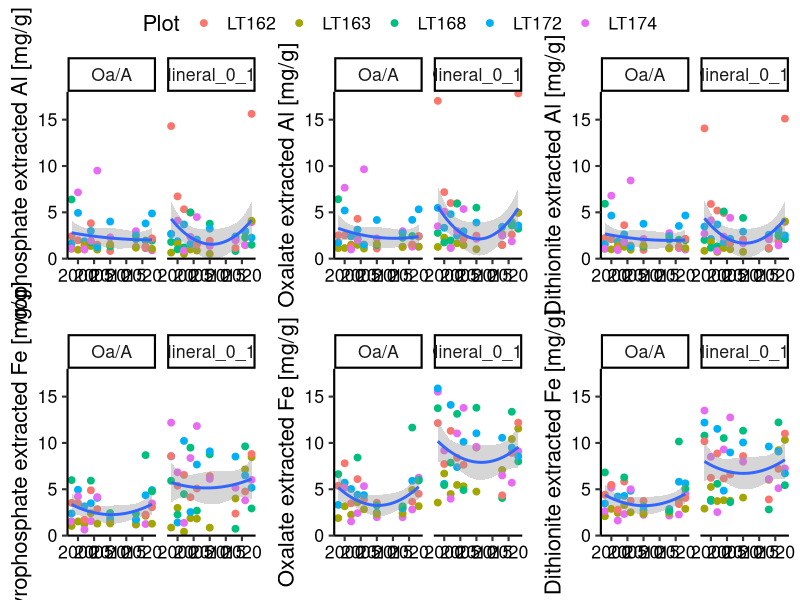
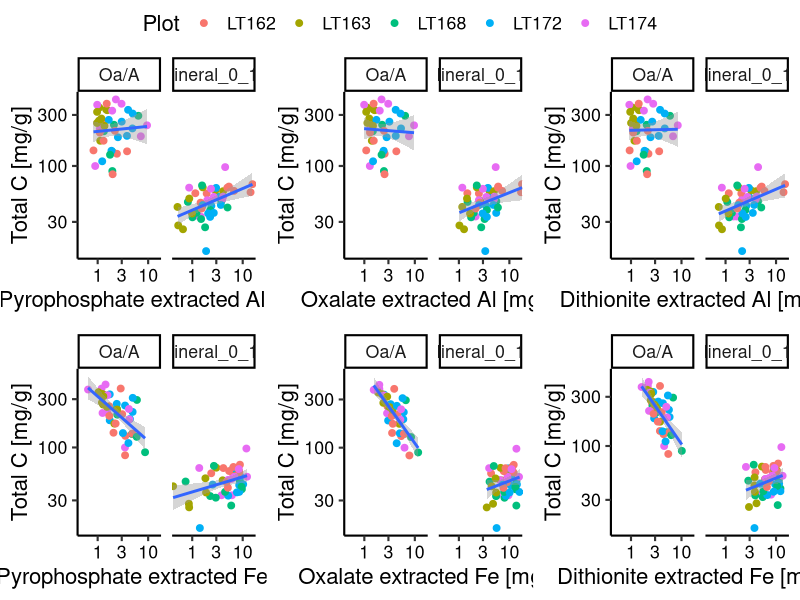
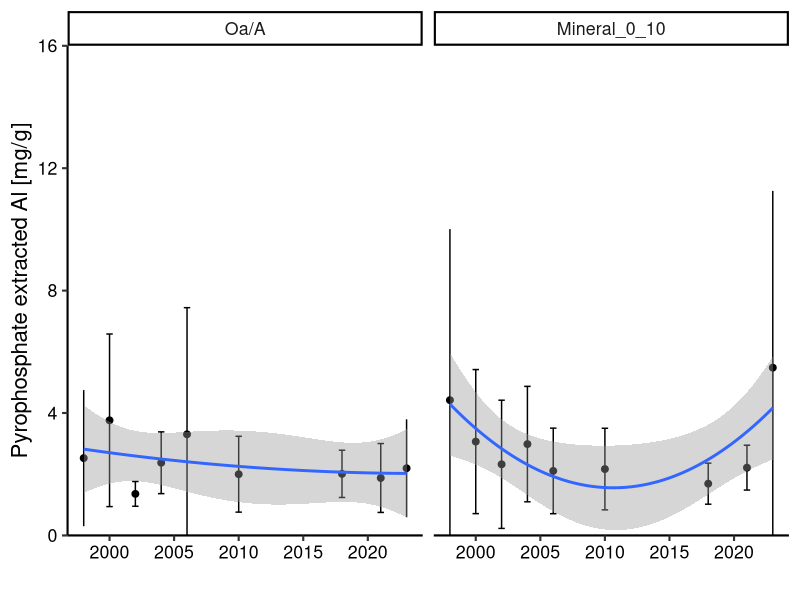
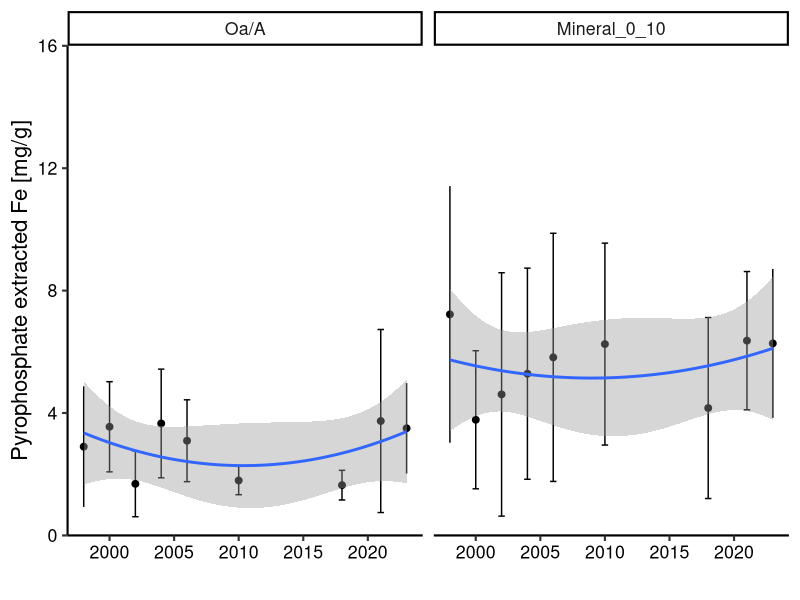
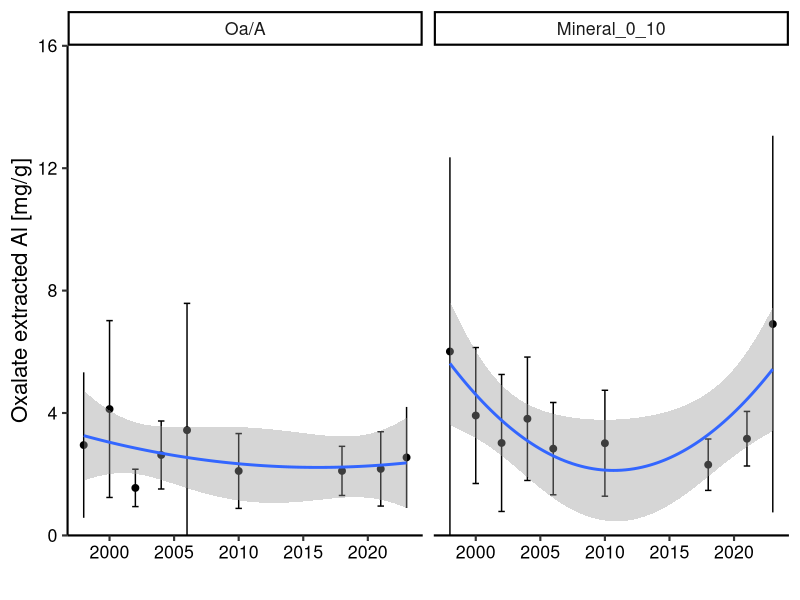
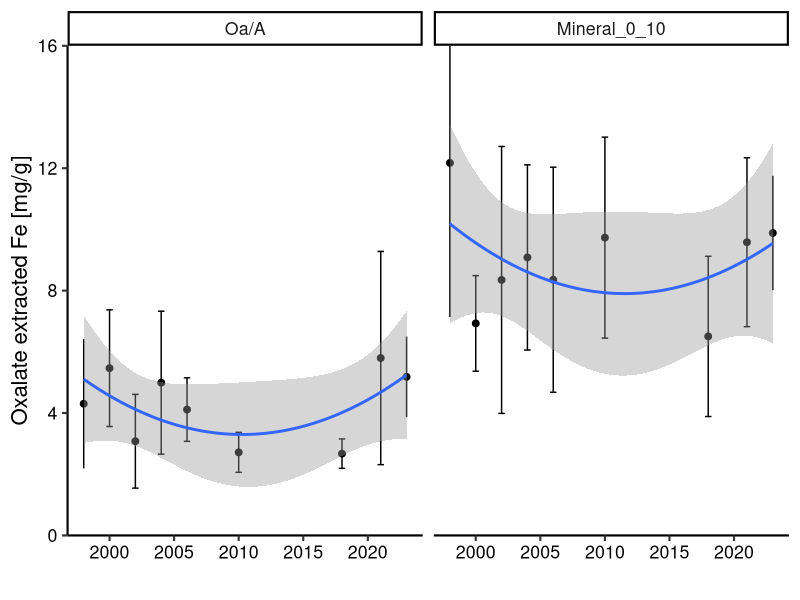
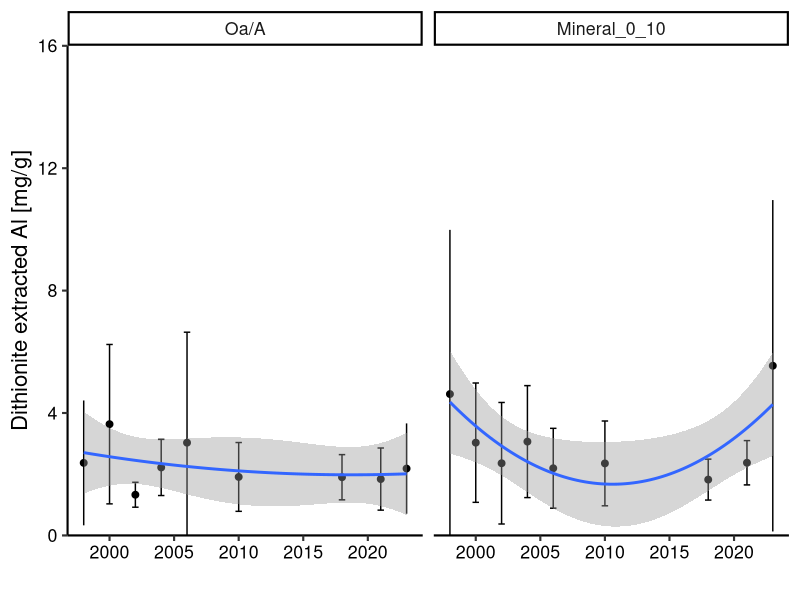
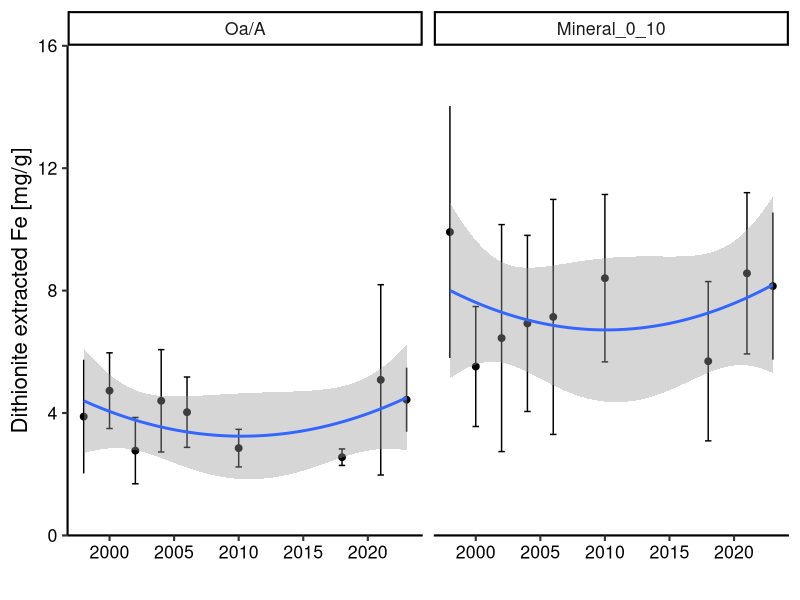

R code for these plots, in order:
## Hubbard Brook archived soil samples project ##
## Selective metal analysis ##
## Sophie von Fromm ##
## 2024-08-01 ##

library(tidyverse)
library(ggpubr)

# Load HBEF data
HBEF_data <- read_csv("./Data/HBEF_selectiveAlFe_data_2024-09-20.csv") 

head(HBEF_data)

HBEF_data$Horizon <- factor(HBEF_data$Horizon,
                            levels = c("Oi/Oe", "Oa/A", "Mineral_0_10"),
                            ordered = TRUE)

#Function to plot metal data over time by horizon
fun_metal_time <- function(metal){
  HBEF_data %>% 
    drop_na(.data[[metal]]) %>% 
    ggplot(aes(x = Year, y = .data[[metal]])) +
    geom_point(aes(color = Plot), size = 2) +
    theme_classic(base_size = 16) +
    theme(axis.text = element_text(color = "black")) +
    facet_wrap(~Horizon) +
    geom_smooth(method = "lm", formula = y ~ x + I(x^2)) +
    scale_x_continuous("", limits = c(1998,2023))
}

#pyro Al
p1 <- fun_metal_time("al_pyr_mg_g") +
  scale_y_continuous("Pyrophosphate extracted Al [mg/g]",
                     expand = c(0,0)) +
  coord_cartesian(ylim = c(limits = c(0,18)))

#pyro Fe
p2 <- fun_metal_time("fe_pyr_mg_g") +
  scale_y_continuous("Pyrophosphate extracted Fe [mg/g]",
                     expand = c(0,0)) +
  coord_cartesian(ylim = c(limits = c(0,18)))

#oxal Al
p3 <- fun_metal_time("al_ox_mg_g") +
  scale_y_continuous("Oxalate extracted Al [mg/g]",
                     expand = c(0,0)) +
  coord_cartesian(ylim = c(limits = c(0,18)))

#oxal Fe
p4 <- fun_metal_time("fe_ox_mg_g") +
  scale_y_continuous("Oxalate extracted Fe [mg/g]", 
                     expand = c(0,0)) +
  coord_cartesian(ylim = c(limits = c(0,18)))

#dith Al
p5 <- fun_metal_time("al_dith_mg_g") +
  scale_y_continuous("Dithionite extracted Al [mg/g]",
                     expand = c(0,0)) +
  coord_cartesian(ylim = c(limits = c(0,18)))

#dith Fe
p6 <- fun_metal_time("fe_dith_mg_g") +
  scale_y_continuous("Dithionite extracted Fe [mg/g]", 
                     expand = c(0,0)) +
  coord_cartesian(ylim = c(limits = c(0,18)))

ggarrange(p1, p3, p5, 
          p2, p4, p6, common.legend = TRUE)

ggsave(paste0("./Output/SelectiveMetall_all_", Sys.Date(),
              ".jpeg"), width = 18, height = 8)

##Check if quadratic function is significant

#pyro Al Oa/A
lm_quad_alpyr_oa <- lm(data = HBEF_data %>% 
                         drop_na(al_pyr_mg_g) %>% 
                         filter(Horizon == "Oa/A"), al_pyr_mg_g ~ Year + I(Year^2))
summary(lm_quad_alpyr_oa) #p > 0.05

lm_quad_alpyr_min <- lm(data = HBEF_data %>% 
                         drop_na(al_pyr_mg_g) %>% 
                         filter(Horizon == "Mineral_0_10"), 
                        al_pyr_mg_g ~ Year + I(Year^2))
summary(lm_quad_alpyr_min) #p > 0.05

#ox Al 
lm_quad_alox_oa <- lm(data = HBEF_data %>% 
                      drop_na(al_ox_mg_g) %>% 
                        filter(Horizon == "Oa/A"), al_ox_mg_g ~ Year + I(Year^2))
summary(lm_quad_alox_oa) #p > 0.05

lm_quad_alox_min <- lm(data = HBEF_data %>% 
                        drop_na(al_ox_mg_g) %>% 
                        filter(Horizon == "Mineral_0_10"), 
                       al_ox_mg_g ~ Year + I(Year^2))
summary(lm_quad_alox_min) #p > 0.05

#dith Al 
lm_quad_aldith_oa <- lm(data = HBEF_data %>% 
                     drop_na(al_dith_mg_g) %>% 
                       filter(Horizon == "Oa/A"), al_dith_mg_g ~ Year +I(Year^2))
summary(lm_quad_aldith_oa) #p > 0.05

lm_quad_aldith_min <- lm(data = HBEF_data %>% 
                          drop_na(al_dith_mg_g) %>% 
                          filter(Horizon == "Mineral_0_10"), 
                         al_dith_mg_g ~ Year +I(Year^2))
summary(lm_quad_aldith_min) #p > 0.05

#pyro Fe 
lm_quad_fepyr_oa <- lm(data = HBEF_data %>% 
                      drop_na(fe_pyr_mg_g) %>% 
                        filter(Horizon == "Oa/A"), fe_pyr_mg_g ~ Year + I(Year^2))
summary(lm_quad_fepyr_oa) #p > 0.05

lm_quad_fepyr_min <- lm(data = HBEF_data %>% 
                         drop_na(fe_pyr_mg_g) %>% 
                         filter(Horizon == "Mineral_0_10"), 
                        fe_pyr_mg_g ~ Year + I(Year^2))
summary(lm_quad_fepyr_min) #p > 0.05

#ox Fe 
lm_quad_feox_oa <- lm(data = HBEF_data %>% 
                     drop_na(fe_ox_mg_g) %>% 
                       filter(Horizon == "Oa/A"), fe_ox_mg_g ~ Year + I(Year^2))
summary(lm_quad_feox_oa) #p > 0.05

lm_quad_feox_min <- lm(data = HBEF_data %>% 
                        drop_na(fe_ox_mg_g) %>% 
                        filter(Horizon == "Mineral_0_10"), 
                       fe_ox_mg_g ~ Year + I(Year^2))
summary(lm_quad_feox_min) #p > 0.05

#dith Fe 
lm_quad_fedith_oa <- lm(data = HBEF_data %>% 
                       drop_na(fe_dith_mg_g) %>% 
                         filter(Horizon == "Oa/A"), fe_dith_mg_g ~ Year +I(Year^2))
summary(lm_quad_fedith_oa) #p > 0.05

lm_quad_fedith_min <- lm(data = HBEF_data %>% 
                          drop_na(fe_dith_mg_g) %>% 
                          filter(Horizon == "Mineral_0_10"), 
                         fe_dith_mg_g ~ Year +I(Year^2))
summary(lm_quad_fedith_min) #p > 0.05


#Function to plot metal data against C by horizon
fun_metal_oc <- function(metal){
  HBEF_data %>% 
    drop_na(.data[[metal]], `Measured_%_C`) %>% 
    ggplot(aes(y = `Measured_%_C`*10, x = .data[[metal]])) +
    geom_point(aes(color = Plot), size = 2) +
    theme_classic(base_size = 16) +
    theme(axis.text = element_text(color = "black")) +
    facet_wrap(~Horizon) +
    geom_smooth(method = "lm") +
    scale_y_continuous("Total C [mg/g]", transform = "log10")
}

#pyro Al
p7 <- fun_metal_oc("al_pyr_mg_g") +
  scale_x_continuous("Pyrophosphate extracted Al [mg/g]", transform = "log10",
                     expand = c(0,0), limits = c(0.4,18))

#pyro Fe
p8 <-fun_metal_oc("fe_pyr_mg_g") +
  scale_x_continuous("Pyrophosphate extracted Fe [mg/g]", transform = "log10",
                     expand = c(0,0), limits = c(0.4,18))

#oxal Al
p9 <-fun_metal_oc("al_ox_mg_g") +
  scale_x_continuous("Oxalate extracted Al [mg/g]", transform = "log10",
                     expand = c(0,0), limits = c(0.4,18))

#oxal Fe
p10 <-fun_metal_oc("fe_ox_mg_g") +
  scale_x_continuous("Oxalate extracted Fe [mg/g]", transform = "log10",
                     expand = c(0,0), limits = c(0.4,18))

#dith Al
p11 <-fun_metal_oc("al_dith_mg_g") +
  scale_x_continuous("Dithionite extracted Al [mg/g]", transform = "log10",
                     expand = c(0,0), limits = c(0.4,18))

#dith Fe
p12 <-fun_metal_oc("fe_dith_mg_g") +
  scale_x_continuous("Dithionite extracted Fe [mg/g]", transform = "log10",
                     expand = c(0,0), limits = c(0.4,18))

ggarrange(p7, p9, p11, 
          p8, p10, p12, common.legend = TRUE)

ggsave(paste0("./Output/SelectiveMetall_SOC_all_log_", Sys.Date(),
              ".jpeg"), width = 18, height = 8)


#Function to plot summarized metal data over time by horizon
fun_metal_sum_time <- function(metal){
  HBEF_data %>% 
    drop_na(.data[[metal]]) %>% 
    group_by(Horizon, Year) %>% 
    summarise(mean = mean(.data[[metal]]),
              sd = sd(.data[[metal]])) %>% 
    ggplot(aes(x = Year, y = mean)) +
    geom_point(size = 2) +
    geom_errorbar(aes(ymin = mean - sd, ymax = mean + sd), width = 0.5) +
    theme_classic(base_size = 16) +
    theme(axis.text = element_text(color = "black")) +
    facet_wrap(~Horizon) +
    geom_smooth(method = "lm", formula = y ~ x + I(x^2)) +
    scale_x_continuous("", limits = c(1998,2023))
}

#pyro Al
fun_metal_sum_time("al_pyr_mg_g") +
  scale_y_continuous("Pyrophosphate extracted Al [mg/g]",
                     expand = c(0,0)) +
  coord_cartesian(ylim = c(limits = c(0,16)))

#pyro Fe
fun_metal_sum_time("fe_pyr_mg_g") +
  scale_y_continuous("Pyrophosphate extracted Fe [mg/g]",
                     expand = c(0,0)) +
  coord_cartesian(ylim = c(limits = c(0,16)))

#oxal Al
fun_metal_sum_time("al_ox_mg_g") +
  scale_y_continuous("Oxalate extracted Al [mg/g]",
                     expand = c(0,0)) +
  coord_cartesian(ylim = c(limits = c(0,16)))

#oxal Fe
fun_metal_sum_time("fe_ox_mg_g") +
  scale_y_continuous("Oxalate extracted Fe [mg/g]", 
                     expand = c(0,0)) +
  coord_cartesian(ylim = c(limits = c(0,16)))

#dith Al
fun_metal_sum_time("al_dith_mg_g") +
  scale_y_continuous("Dithionite extracted Al [mg/g]",
                     expand = c(0,0)) +
  coord_cartesian(ylim = c(limits = c(0,16)))

#dith Fe
fun_metal_sum_time("fe_dith_mg_g") +
  scale_y_continuous("Dithionite extracted Fe [mg/g]", 
                     expand = c(0,0)) +
  coord_cartesian(ylim = c(limits = c(0,16)))


HBEF_data %>% 
  drop_na(al_ox_mg_g) %>% 
  ggplot(aes(x = Horizon, y = al_ox_mg_g)) +
  geom_boxplot(notch = TRUE)

HBEF_data %>% 
  drop_na(al_ox_mg_g) %>% 
  ggplot(aes(x = Horizon, y = fe_ox_mg_g)) +
  geom_boxplot(notch = TRUE)
